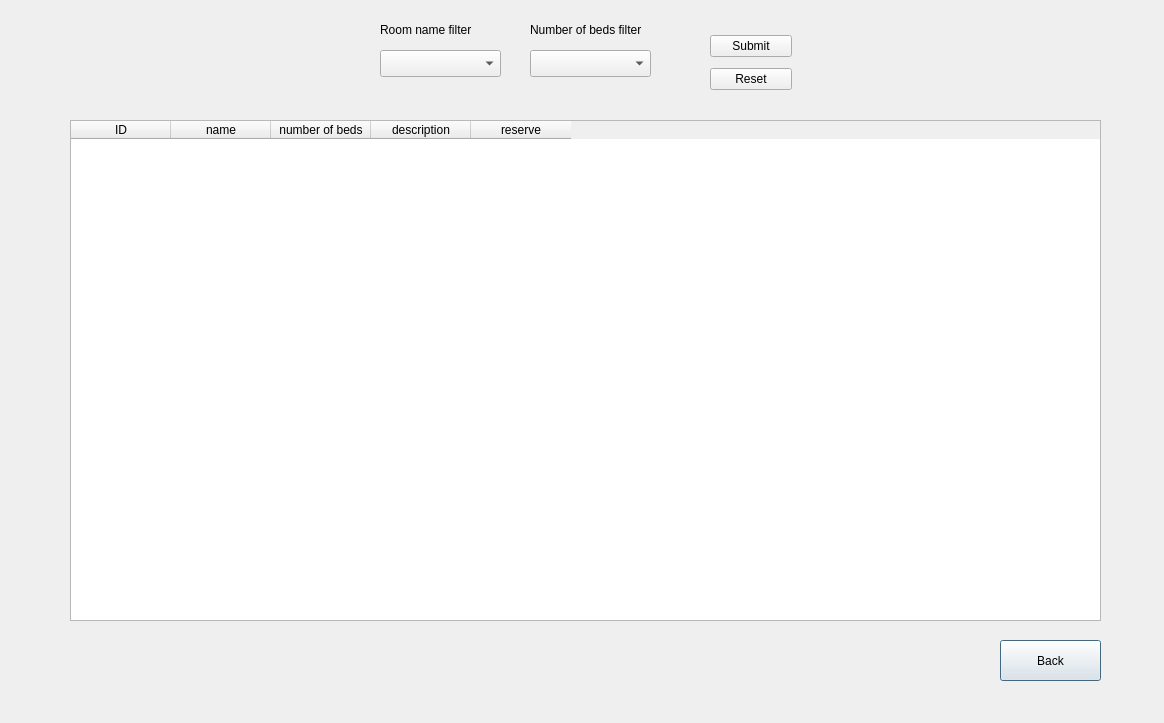
<?xml version="1.0" encoding="UTF-8"?>
<ui version="4.0">
 <class>showRoomsUserVersion</class>
 <widget class="QDialog" name="showRoomsUserVersion">
  <property name="geometry">
   <rect>
    <x>0</x>
    <y>0</y>
    <width>1164</width>
    <height>723</height>
   </rect>
  </property>
  <property name="windowTitle">
   <string>Dialog</string>
  </property>
  <widget class="QPushButton" name="back">
   <property name="geometry">
    <rect>
     <x>1000</x>
     <y>640</y>
     <width>101</width>
     <height>41</height>
    </rect>
   </property>
   <property name="text">
    <string>Back</string>
   </property>
  </widget>
  <widget class="QTableWidget" name="tableWidget">
   <property name="geometry">
    <rect>
     <x>70</x>
     <y>120</y>
     <width>1031</width>
     <height>501</height>
    </rect>
   </property>
   <property name="editTriggers">
    <set>QAbstractItemView::EditTrigger::NoEditTriggers</set>
   </property>
   <column>
    <property name="text">
     <string>ID</string>
    </property>
   </column>
   <column>
    <property name="text">
     <string>name</string>
    </property>
   </column>
   <column>
    <property name="text">
     <string>number of beds</string>
    </property>
   </column>
   <column>
    <property name="text">
     <string>description</string>
    </property>
   </column>
   <column>
    <property name="text">
     <string>reserve</string>
    </property>
   </column>
  </widget>
  <widget class="QComboBox" name="name_filter">
   <property name="geometry">
    <rect>
     <x>380</x>
     <y>50</y>
     <width>121</width>
     <height>27</height>
    </rect>
   </property>
  </widget>
  <widget class="QLabel" name="label">
   <property name="geometry">
    <rect>
     <x>380</x>
     <y>20</y>
     <width>111</width>
     <height>19</height>
    </rect>
   </property>
   <property name="text">
    <string>Room name filter</string>
   </property>
  </widget>
  <widget class="QComboBox" name="number_of_beds_filter">
   <property name="geometry">
    <rect>
     <x>530</x>
     <y>50</y>
     <width>121</width>
     <height>27</height>
    </rect>
   </property>
  </widget>
  <widget class="QWidget" name="layoutWidget">
   <property name="geometry">
    <rect>
     <x>710</x>
     <y>30</y>
     <width>82</width>
     <height>65</height>
    </rect>
   </property>
   <layout class="QVBoxLayout" name="verticalLayout">
    <item>
     <widget class="QPushButton" name="submit_button">
      <property name="text">
       <string>Submit</string>
      </property>
     </widget>
    </item>
    <item>
     <widget class="QPushButton" name="reset_button">
      <property name="text">
       <string>Reset</string>
      </property>
     </widget>
    </item>
   </layout>
  </widget>
  <widget class="QLabel" name="label_2">
   <property name="geometry">
    <rect>
     <x>530</x>
     <y>20</y>
     <width>141</width>
     <height>19</height>
    </rect>
   </property>
   <property name="text">
    <string>Number of beds filter</string>
   </property>
  </widget>
 </widget>
 <resources/>
 <connections/>
</ui>
